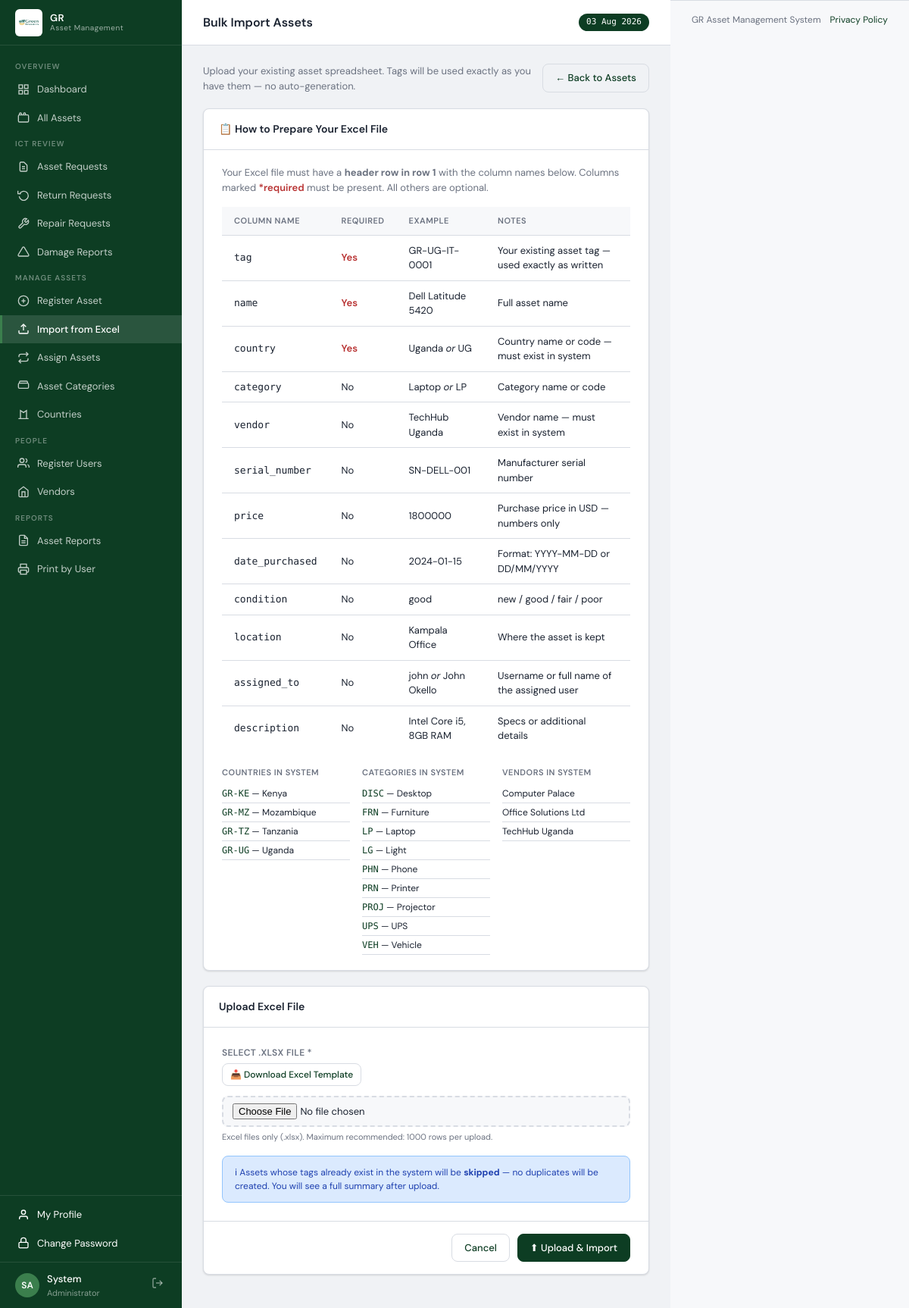
Page /assets/import (signed in) on the earlier database version.
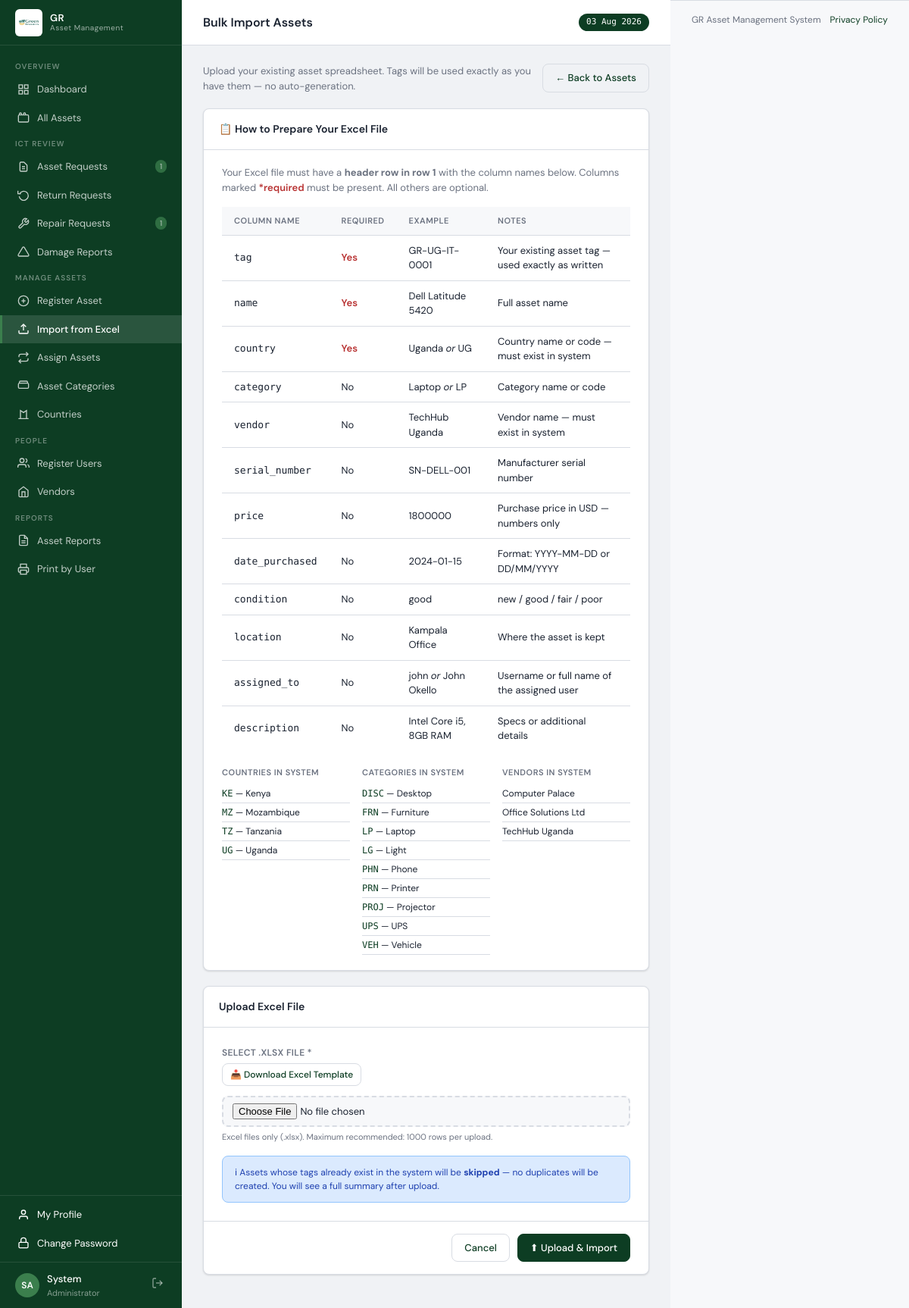
Same page on the later database version.
### models.py (models this page shows)
class Project(db.Model):
    __tablename__ = 'projects'
    id          = db.Column(db.Integer, primary_key=True)
    code        = db.Column(db.String(20),  unique=True, nullable=False)
    name        = db.Column(db.String(150), nullable=False)
    description = db.Column(db.Text)
    year        = db.Column(db.String(10))
    status      = db.Column(db.String(20), default='active')
    created_at  = db.Column(db.DateTime,   default=datetime.utcnow)
    assets      = db.relationship('Asset', backref='project', lazy='dynamic')

### routes/assets.py (the view, shortened to what this page needs)
@assets_bp.route('/import', methods=['GET', 'POST'])
@login_required
@admin_required
def bulk_import():
    if request.method == 'GET':
        categories = AssetCategory.query.order_by(AssetCategory.name).all()
        projects   = Project.query.order_by(Project.name).all()
        vendors    = Vendor.query.order_by(Vendor.name).all()
        users      = User.query.filter_by(status='active').order_by(User.name).all()
        return render_template('assets/import.html',
                               categories=categories, projects=projects,
                               vendors=vendors, users=users)

### models.py (called while the page is built)
@login_manager.user_loader
def load_user(uid):
    return User.query.get(int(uid))

    @property
    def initials(self):
        p = self.name.split()
        return ''.join(x[0] for x in p[:2]).upper()

    @property
    def role_label(self):
        from models import Role
        role = Role.query.filter_by(name=self.role).first()
        if role:
            return role.label
        return {'admin':'Administrator','finance':'Finance Officer','user':'Staff User'}.get(self.role, self.role)

### routes/assets.py (called while the page is built)
def admin_required(f):
    @wraps(f)
    def decorated(*args, **kwargs):
        if not current_user.is_authenticated or current_user.role != 'admin':
            abort(403)
        return f(*args, **kwargs)
    return decorated

### templates/assets/import.html (shortened to what the changed rows need)
{% extends 'base.html' %}
{% block page_title %}Bulk Import Assets{% endblock %}
{% block content %}
<div class="card" style="margin-bottom:20px">
  <div class="card-header"><h2>📋 How to Prepare Your Excel File</h2></div>
  <div style="padding:20px 24px">
    <div style="overflow-x:auto;margin-bottom:20px">
      <table>
        <thead>
          <tr><th>Column Name</th><th>Required</th><th>Example</th><th>Notes</th></tr>
        </thead>
      </table>
    </div>
    <div style="display:grid;grid-template-columns:repeat(3,1fr);gap:16px">
      <div>
        <div style="font-size:11px;font-weight:600;text-transform:uppercase;letter-spacing:.5px;color:var(--text-muted);margin-bottom:8px">Countries in System</div>
        {% for p in projects %}
        <div style="font-size:12px;padding:3px 0;border-bottom:1px solid var(--border)">
          <span class="font-mono" style="color:var(--primary)">{{ p.code }}</span> — {{ p.name }}
        </div>
        {% endfor %}
      </div>
    </div>
  </div>
</div>
<div class="card" style="max-width:600px">
  <div class="card-header"><h2>Upload Excel File</h2></div>
</div>
{% endblock %}

### templates/base.html (shortened to what the changed rows need)
<!DOCTYPE html>
<html lang="en" data-app-build="2026-07-08-staff-portal">
<head>
</head>
<body>
<div id="app">
  <div id="sidebar">
    <nav class="sidebar-nav">
      {% if current_user.role in ('admin', 'finance') %}
      <a href="{% if current_user.role == 'finance' %}{{ url_for('requests.asset_requests', review=1) }}{% else %}{{ url_for('requests.asset_requests') }}{% endif %}" class="nav-item ">
        <svg viewBox="0 0 24 24" fill="none" stroke="currentColor" stroke-width="2"><path d="M9 12h6m-6 4h6m2 5H7a2 2 0 0 1-2-2V5a2 2 0 0 1 2-2h5.586a1 1 0 0 1 .707.293l5.414 5.414a1 1 0 0 1 .293.707V19a2 2 0 0 1-2 2z"/></svg>
        Asset Requests
        {% set pr = pending_asset_requests %}
        {% if pr > 0 %}<span style="background:var(--accent);color:#fff;font-size:10px;padding:1px 6px;border-radius:10px;margin-left:auto">{{ pr }}</span>{% endif %}
      </a>
        {% set rr = pending_return_requests %}
      <a href="{% if current_user.role == 'finance' %}{{ url_for('requests.repair_requests', review=1) }}{% else %}{{ url_for('requests.repair_requests') }}{% endif %}" class="nav-item ">
        <svg viewBox="0 0 24 24" fill="none" stroke="currentColor" stroke-width="2"><path d="M14.7 6.3a1 1 0 0 0 0 1.4l1.6 1.6a1 1 0 0 0 1.4 0l3.77-3.77a6 6 0 0 1-7.94 7.94l-6.91 6.91a2.12 2.12 0 0 1-3-3l6.91-6.91a6 6 0 0 1 7.94-7.94l-3.76 3.76z"/></svg>
        Repair Requests
        {% set rpr = pending_repair_requests %}
        {% if rpr > 0 %}<span style="background:var(--accent);color:#fff;font-size:10px;padding:1px 6px;border-radius:10px;margin-left:auto">{{ rpr }}</span>{% endif %}
      </a>
        {% set pdr = pending_damage_reports %}
      {% endif %}
    </nav>
  </div>
  <div id="main">
    <div id="topbar">
      <h1>{% block page_title %}Dashboard{% endblock %}</h1>
    </div>
    <div id="content">
      {% block content %}{% endblock %}
    </div>
  </div>
</div>
</body>
</html>

Differences in the rows shown:
changed Project "Kenya": code "GR-KE" → "KE"
changed Project "Mozambique": code "GR-MZ" → "MZ"
changed Project "Tanzania": code "GR-TZ" → "TZ"
changed Project "Uganda": code "GR-UG" → "UG"
Other differences:
{{ pr }}: (not shown) → "1"
{{ rpr }}: (not shown) → "1"
